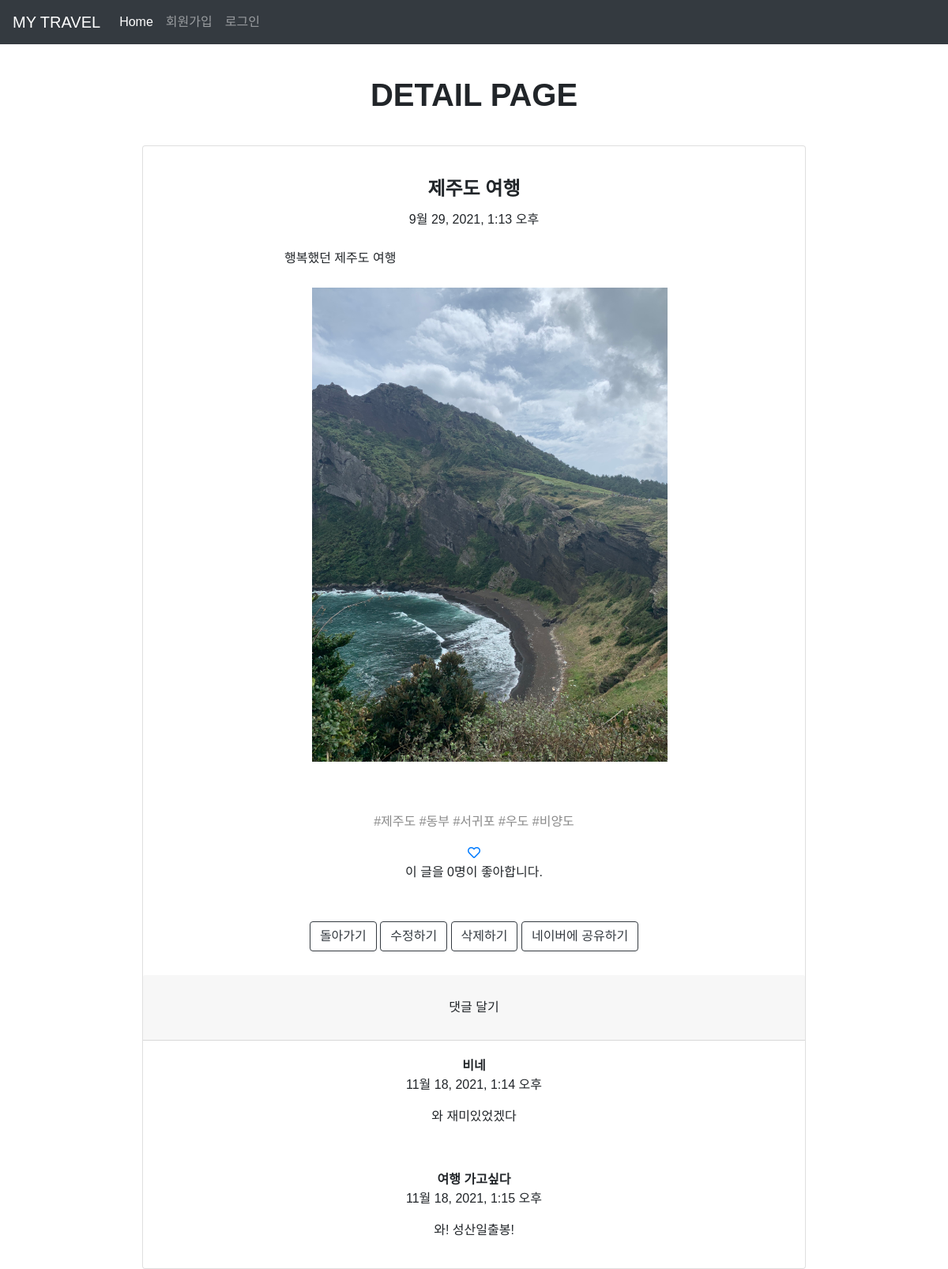
The page /travel/3 on the database its author committed.
### travel/models.py (models this page shows, shortened)
class Record(models.Model):
    title = models.CharField(max_length=200, default='')
    pub_date = models.DateTimeField('date published')
    body = models.TextField(default='')
    hashtag = models.ManyToManyField(HashTag, default='')
    image = models.ImageField(upload_to = 'images/', blank = True, null = True)
    like_users = models.PositiveIntegerField(default=0)

class HashTag(models.Model):
    hashtag_name = models.CharField(max_length=100, blank=True, null=True)
    def __str__(self):
        return self.hashtag_name

class Comment(models.Model):
    post = models.ForeignKey(Record, related_name="comments", on_delete=models.CASCADE)
    user_name = models.CharField(max_length=20, default='')
    comment_text = models.TextField()
    comment_date = models.DateTimeField(default = timezone.now)

### travel/views.py (the view)
# urls.py: path('travel/<int:record_id>', travel.detail, name="detail"),
def detail(request, record_id):
    record_detail = get_object_or_404(Record, pk = record_id)
    record_hashtag = record_detail.hashtag.all()
    if request.method == 'post':
        record_image = UploadForm(request.POST, request.FILES)
        if record_image.is_valid():
            record_image.save()
            return redirect('image_list')
    else:
        record_image = UploadForm()
    return render(request, 'detail.html', {'record': record_detail, 'hashtags': record_hashtag, 'images': record_image})

### travel/forms.py
class UploadForm(forms.ModelForm):
    class Meta:
        model = ImageUpload
        fields = ['title', 'image', 'post']

### travel/templates/detail.html (shortened to what this page needs)
{% extends 'base.html' %}
{% block content %}
<!DOCTYPE html>
<html lang="en">
    <head>
        <link rel="stylesheet" href="https://stackpath.bootstrapcdn.com/bootstrap/4.5.0/css/bootstrap.min.css">
        <link rel="stylesheet" href="https://use.fontawesome.com/releases/v5.14.0/css/all.css">
</head>
<body>
    <h1>DETAIL PAGE</h1>
    <div class="card text-center">
        <div class="card-body">
            <h4 class="card-title">{{ record.title }}</h4>
            <div>{{ record.pub_date }}</div>
            <p class="card-text">{{ record.body }}</p>
            <ul>
                {% if record.image %}
                <img src = "{{ record.image.url }}" height="600">
                <br>
                {% endif %}
            </ul>
            <br><br>
            <p style="color: rgb(139, 139, 139);">
                {% for hashtag in hashtags.all %}
                #{{hashtag}}
                {% endfor %}
            </p>
            <a href="{% url 'scrap_record' record.id %}">
                {% if user in like_record.like_users.all %}
                    <i class="fas fa-heart"></i>
                {% else %}
                    <i class="far fa-heart"></i>
                {% endif %}
            </a>
            <br>
            <p class="date">이 글을 {{ record.like_users }}명이 좋아합니다.</p>
            <br>
            <a href="{% url 'home' %}" class="btn btn-outline-dark">돌아가기</a>
            <a href="{% url 'edit' record.id %}" class="btn btn-outline-dark">수정하기</a>
            <a href="{% url 'delete' record.id %}" class="btn btn-outline-dark">삭제하기</a>
            <a href="http://blog.naver.com/openapi/share?url=%22+encodeURIComponent(%22http://www.sample.com/sample.jsp?param1=value1&param2=value2"><input type="button" value="네이버에 공유하기" class="btn btn-outline-dark" onclick="share()"/></a>
        </div>
        <div>
            <div class="card-header"><a class = "btn btn-default" href="{% url 'add_comment' record.id %}">댓글 달기</a></div>
            {% for comment in record.comments.all %}
            <div class="card-body">
                <strong> {{comment.user_name}} </strong>
                <p>{{ comment.comment_date }}</p>
                <p>{{ comment.comment_text|linebreaks }}</p>
            </div>
            {% empty %}
            <p>댓글을 입력해주세요:)</p>
            {% endfor %}
        </div>
    </div>
</body>
</html>
{% endblock %}

### travel/templates/base.html (shortened to what this page needs)
<!DOCTYPE html>
<html lang="ko">
    <head>
        <link rel="stylesheet" href="https://stackpath.bootstrapcdn.com/bootstrap/4.5.0/css/bootstrap.min.css">
    </head>
    <body>
    <nav class="navbar navbar-expand-lg navbar-dark bg-dark">
        <a class="navbar-brand" href="{% url 'home' %}">MY TRAVEL</a>
      <div class="collapse navbar-collapse" id="navbarText">
        <ul class="nav navbar-nav navbar-left">
          <li class="nav-item active">
            <a class="nav-link" href="{% url 'home' %}">Home <span class="sr-only">(current)</span></a>
            </li>
            {% if user.is_authenticated %}
            <li class="nav-item">
              <a class="nav-link" href="/accounts/logout">로그아웃</a>
            </li>
            <li class="nav-item">
              <a class="nav-link" href="{% url 'new' %}">글쓰기</a>
            </li>
            <li class="nav-item">
            </li>
            <li class="nav-item">
              <a class="nav-link" href="{% url 'mypage' %}">나의 여행🚘</a>
            </li>
            <li class="nav-item">
              <p style="color: white;">{{user.username}}님 환영합니다</p>
            </li>
            {% else %}
            <li class="nav-item">
              <a class="nav-link" href="/accounts/signup">회원가입</a>
            </li>
            <li class="nav-item">
              <a class="nav-link" href="/accounts/login">로그인</a>
            </li>
            {% endif %}
        </ul>
      </div>
    </nav>
    {%block content%} {%endblock%}
    </body>
    </html>

### travel/templates/base.html (style rules this page uses)
div, h1, h4, p, a { font-family: 'Noto Sans KR', sans-serif; text-align: center; }
.navbar { position: fixed; left:0; top:0; width: 100%; z-index:999; }
h1 { font-weight: 900; margin-top: 130px; }
.card { display: inline-block; margin: 30px 0 0 0; width: 30rem; }

### travel/templates/detail.html (style rules this page uses)
body { font-family: 'Noto Sans KR', sans-serif; }
h1 { margin: 40px; text-align:center; font-weight: 900; }
.card { width: 70vw; margin: 0 auto; }
.card-title { font-weight: 700; margin-top: 20px; }
.card-text { width: 40vw; margin: 25px auto; word-break: keep-all; text-align: left; }
.btn { margin: 10px 0; }

### rows shown on the page
Record: title "제주도 여행", pub_date "9월 29, 2021, 1:13 오후", body "행복했던 제주도 여행", image (picture), like_users "0"
HashTag: hashtag_name "제주도"
HashTag: hashtag_name "동부"
HashTag: hashtag_name "서귀포"
HashTag: hashtag_name "우도"
HashTag: hashtag_name "비양도"
Comment: user_name "비네", comment_date "11월 18, 2021, 1:14 오후", comment_text "와 재미있었겠다"
Comment: user_name "여행 가고싶다", comment_date "11월 18, 2021, 1:15 오후", comment_text "와! 성산일출봉!"
